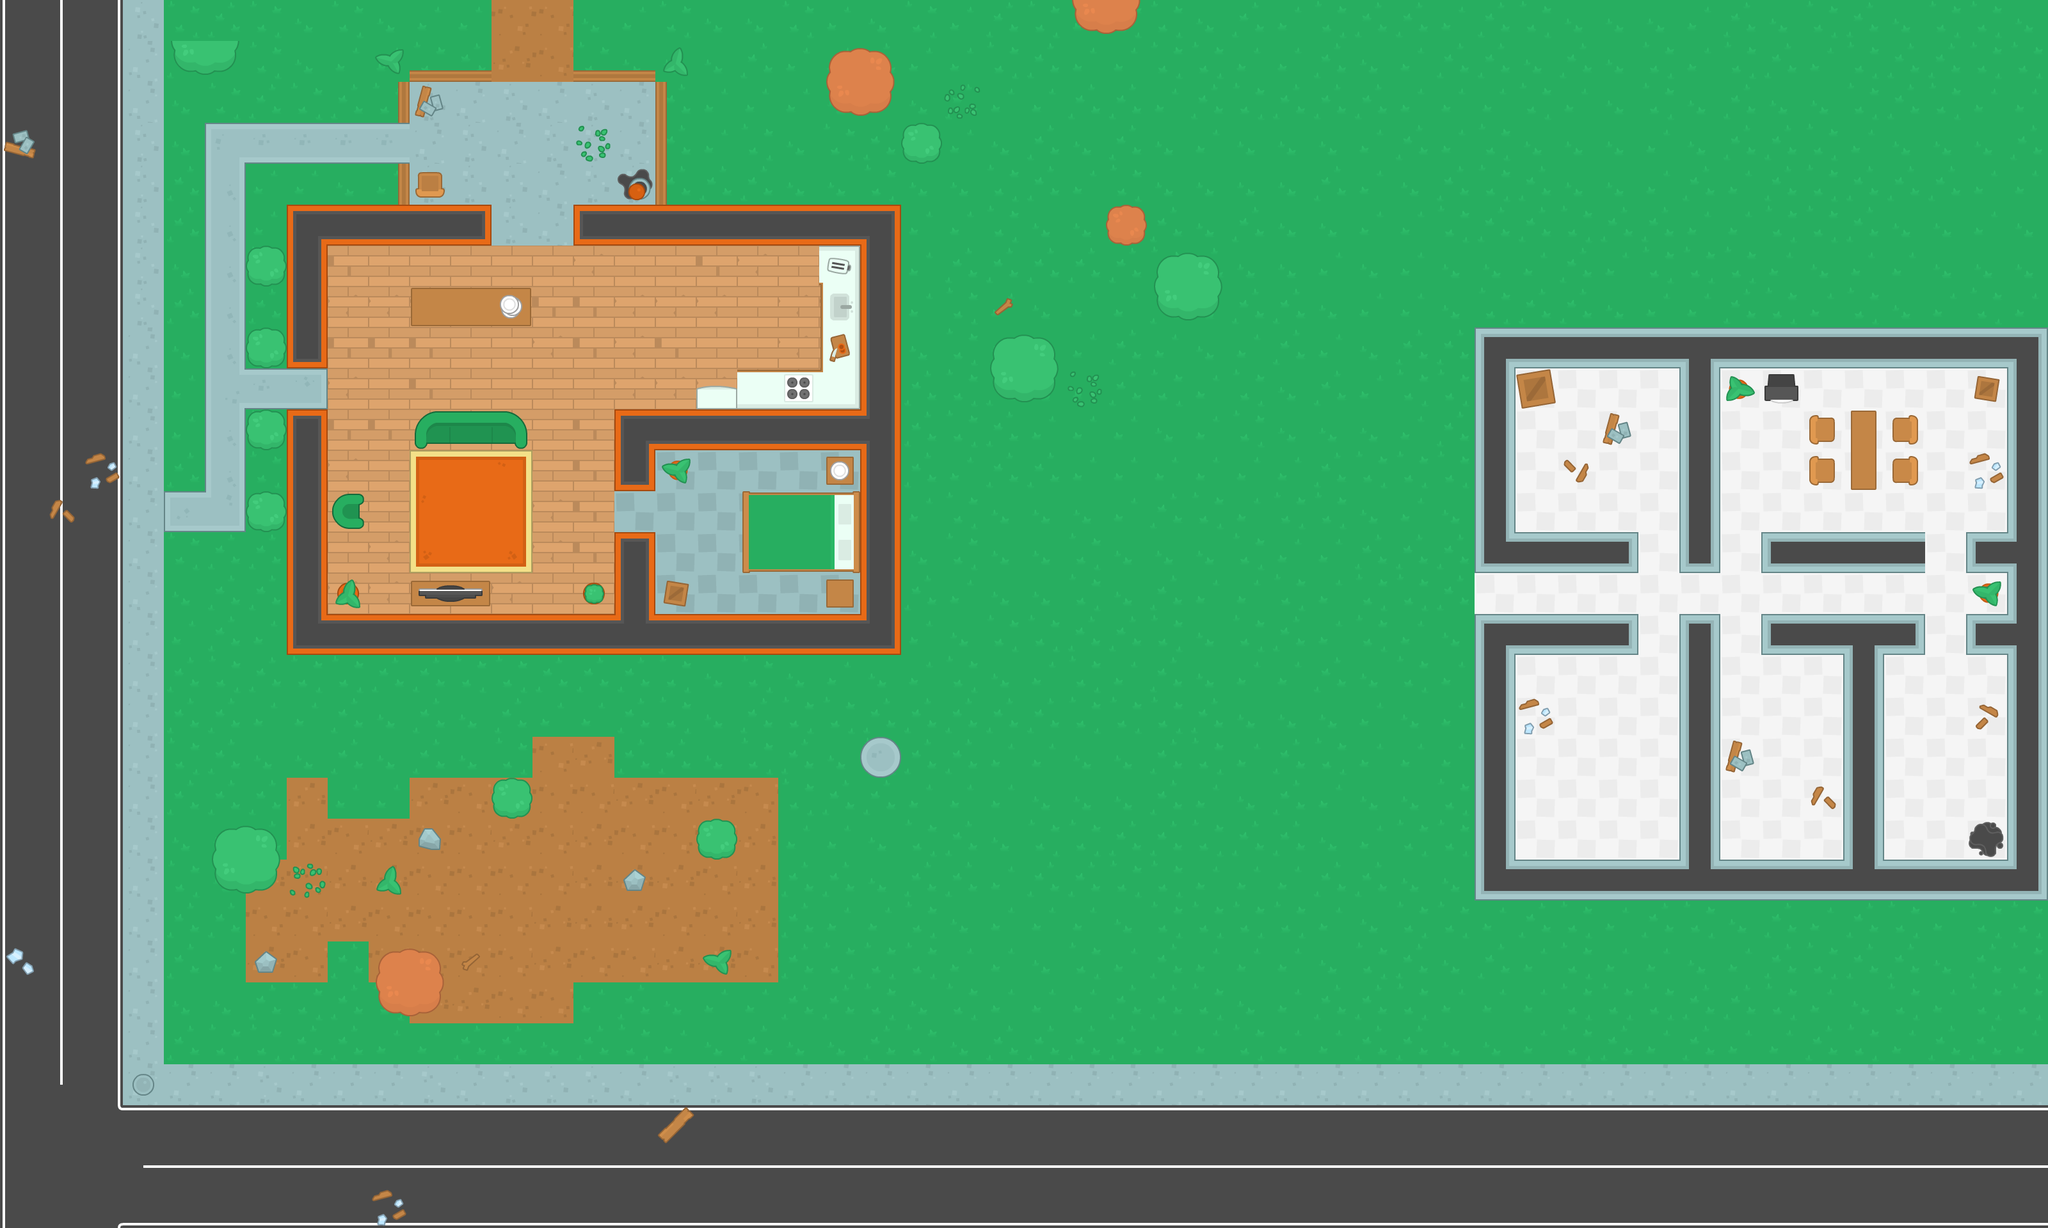

This game map was drawn from its Tiled (.tmx) file and the tilesets committed beside it. A one-line description and the trimmed map source follow:
An orthogonal 50x30 tile map with 64x64 px tiles, 4 tile layers (ground, walls, items, decorations), 2 tilesets and 60 objects (55x wall, 2x health, player, shotgun, Ace_trainer).

<map version="1.5" tiledversion="1.7.2" orientation="orthogonal" renderorder="right-down" width="50" height="30" tilewidth="64" tileheight="64" infinite="0" nextlayerid="7" nextobjectid="188">
 <tileset firstgid="1" name="spritesheet_tiles" tilewidth="64" tileheight="64" spacing="10" tilecount="540" columns="27">
  <image source="../img/spritesheet_tiles.png" width="1988" height="1470" />
 </tileset>
 <tileset firstgid="541" source="spritesheet_tiles.tsx" />
 <layer id="1" name="ground" width="50" height="30">
  <data>[1500 cells, 1500 non-empty, 40 distinct tile ids]</data>
 </layer>
 <layer id="2" name="walls" width="50" height="30">
  <data>[1500 cells, 147 non-empty, 22 distinct tile ids]</data>
 </layer>
 <layer id="3" name="items" width="50" height="30">
  <data>[1500 cells, 78 non-empty, 43 distinct tile ids]</data>
 </layer>
 <layer id="4" name="decorations" width="50" height="30">
  <data>[1500 cells, 33 non-empty, 19 distinct tile ids]</data>
 </layer>
 <objectgroup id="5" name="Obstacles">
  <object id="1" name="player" x="320" y="192" width="64" height="64" />
  <object id="2" name="wall" x="448" y="320" width="320" height="64" />
  <object id="3" name="wall" x="448" y="960" width="960" height="64" />
  <object id="4" name="wall" x="960" y="640" width="384" height="64" />
  <object id="5" name="wall" x="1344" y="384" width="64" height="576" />
  <object id="6" name="wall" x="448" y="384" width="64" height="192" />
  <object id="7" name="wall" x="448" y="640" width="64" height="320" />
  <object id="8" name="wall" x="960" y="832" width="64" height="128" />
  <object id="9" name="wall" x="960" y="704" width="64" height="64" />
  <object id="15" name="wall" x="896" y="320" width="512" height="64" />
  <object id="21" name="wall" x="640" y="448" width="192" height="64" />
  <object id="22" name="wall" x="1152" y="768" width="192" height="128" />
  <object id="23" name="wall" x="1152" y="576" width="128" height="64" />
  <object id="24" name="wall" x="640" y="640" width="192" height="64" />
  <object id="25" name="wall" x="512" y="768" width="64" height="64" />
  <object id="26" name="wall" x="640" y="896" width="128" height="64" />
  <object id="28" name="wall" x="896" y="896" width="64" height="64" />
  <object id="29" name="wall" x="1088" y="576" width="64" height="64" />
  <object id="30" name="wall" x="1024" y="704" width="64" height="64" />
  <object id="31" name="wall" x="512" y="896" width="64" height="64" />
  <object id="34" name="wall" x="640" y="256" width="64" height="64" />
  <object id="35" name="wall" x="1024" y="896" width="64" height="64" />
  <object id="36" name="wall" x="1280" y="896" width="64" height="64" />
  <object id="37" name="wall" x="1280" y="704" width="64" height="64" />
  <object id="38" name="wall" x="1280" y="384" width="64" height="256" />
  <object id="46" name="wall" x="768" y="1216" width="64" height="64" />
  <object id="47" name="wall" x="1088" y="1280" width="64" height="64" />
  <object id="48" name="wall" x="576" y="1472" width="128" height="128" />
  <object id="49" name="wall" x="320" y="1280" width="128" height="128" />
  <object id="50" name="wall" x="1280" y="64" width="128" height="128" />
  <object id="52" name="wall" x="1792" y="384" width="128" height="128" />
  <object id="53" name="wall" x="1728" y="320" width="64" height="64" />
  <object id="54" name="wall" x="1408" y="192" width="64" height="64" />
  <object id="55" name="wall" x="1664" y="0" width="128" height="64" />
  <object id="56" name="wall" x="1536" y="512" width="128" height="128" />
  <object id="57" name="wall" x="384" y="768" width="64" height="64" />
  <object id="58" name="wall" x="384" y="640" width="64" height="64" />
  <object id="59" name="wall" x="384" y="512" width="64" height="64" />
  <object id="60" name="wall" x="384" y="384" width="64" height="64" />
  <object id="99" name="health" x="832" y="896" width="64" height="64" />
  <object id="100" name="shotgun" x="960" y="512" width="64" height="64" />
  <object id="132" name="health" x="3008" y="576" width="64" height="64" />
  <object id="147" name="wall" x="2304" y="512" width="896" height="64" />
  <object id="149" name="wall" x="2304" y="1344" width="896" height="64" />
  <object id="150" name="wall" x="2368" y="960" width="192" height="64" />
  <object id="151" name="wall" x="2368" y="832" width="192" height="64" />
  <object id="152" name="wall" x="2752" y="960" width="256" height="64" />
  <object id="153" name="wall" x="2752" y="832" width="256" height="64" />
  <object id="154" name="wall" x="3072" y="832" width="64" height="192" />
  <object id="156" name="wall" x="2304" y="576" width="64" height="320" />
  <object id="157" name="wall" x="2304" y="960" width="64" height="384" />
  <object id="158" name="wall" x="2624" y="960" width="64" height="384" />
  <object id="159" name="wall" x="2880" y="1024" width="64" height="320" />
  <object id="160" name="wall" x="2624" y="576" width="64" height="320" />
  <object id="161" name="wall" x="3136" y="576" width="64" height="768" />
  <object id="162" name="wall" x="2880" y="640" width="64" height="128" />
  <object id="167" name="wall" x="2752" y="576" width="64" height="64" />
  <object id="177" name="wall" x="2368" y="576" width="64" height="64" />
  <object id="184" name="NPC" type="Ace_trainer" x="832" y="192" width="64" height="64" />
  <object id="186" name="wall" x="256" y="64" width="128" height="64" />
 </objectgroup>
</map>
